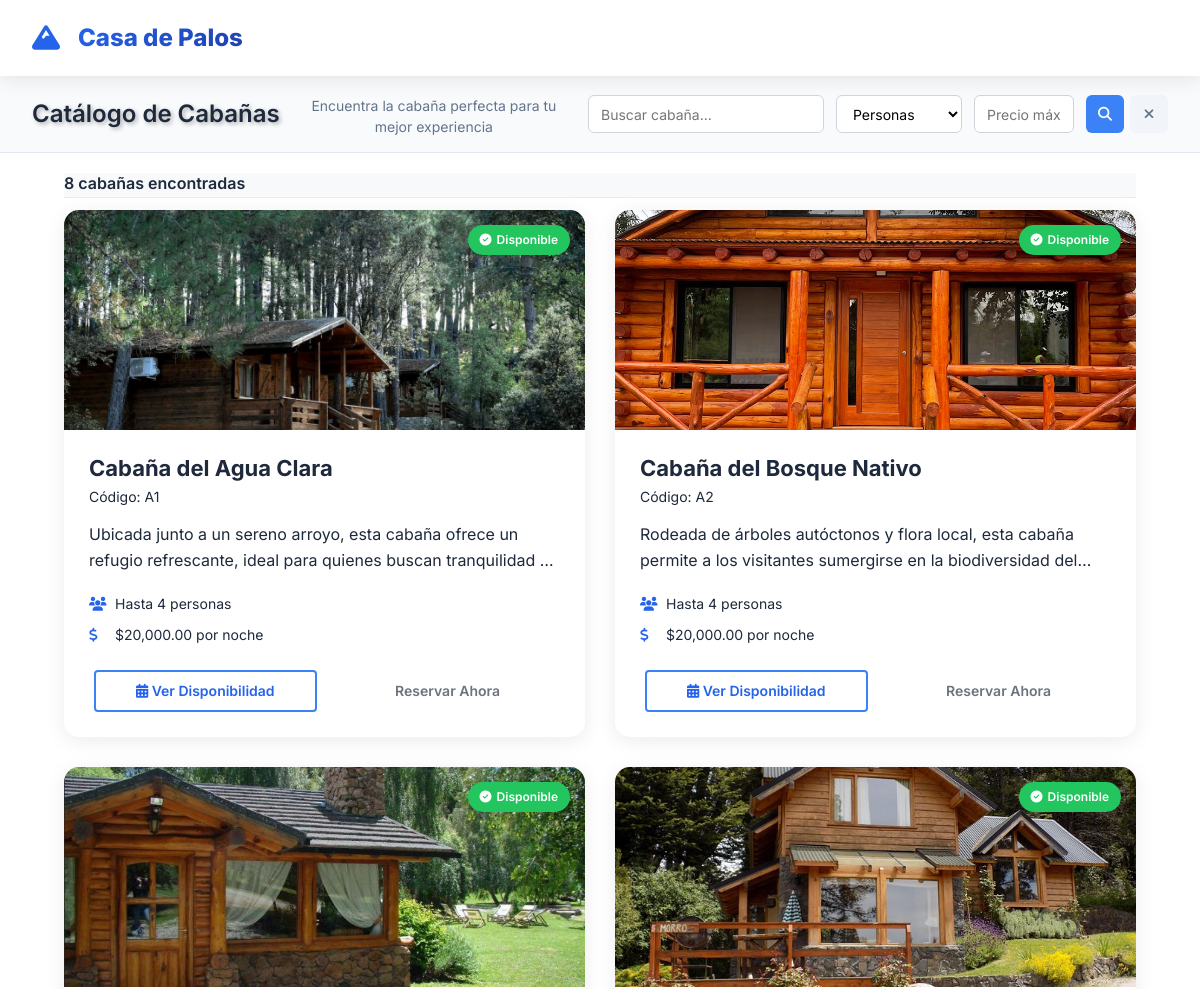
The page /catalogo (upper part) on the database as committed earlier.
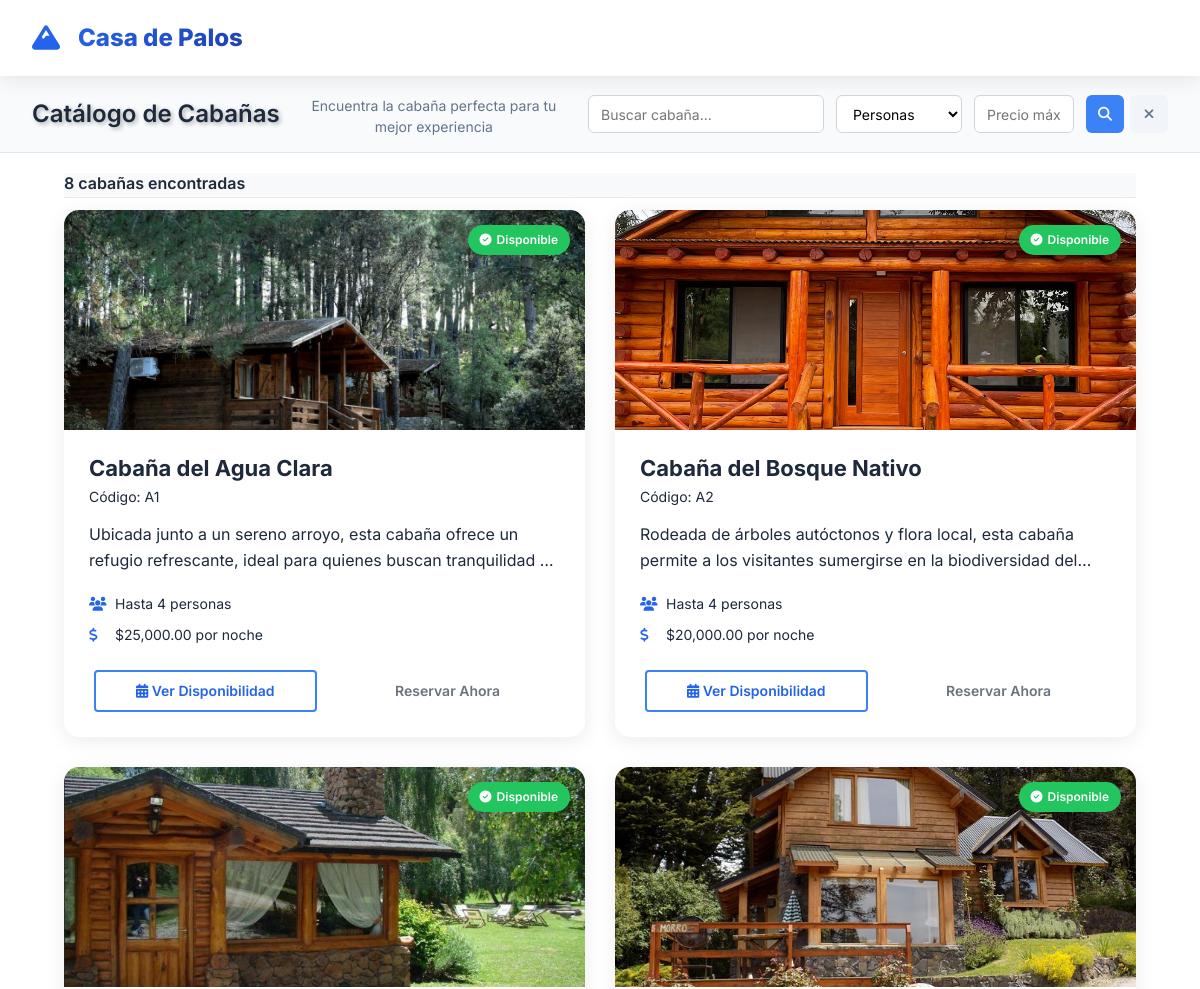
The same page on the database as committed later.
### tables this page shows
CREATE TABLE `cabania` (
  `id_cabania` int NOT NULL AUTO_INCREMENT,
  `cabania_codigo` varchar(45) NOT NULL,
  `cabania_nombre` varchar(45) NOT NULL,
  `cabania_descripcion` varchar(400) NOT NULL,
  `cabania_capacidad` int NOT NULL,
  `cabania_precio` float NOT NULL,
  `cabania_ubicacion` varchar(100) NOT NULL,
  `cabania_cantidadbanios` int NOT NULL,
  `cabania_cantidadhabitaciones` int NOT NULL,
  `cabania_foto` varchar(250) NOT NULL,
  `cabania_estado` int NOT NULL,
  PRIMARY KEY (`id_cabania`)
);

### Core/Controller.php (called while the page is built, shortened)
<?php
abstract class Controller
{
    protected $view;
    public function __construct()
    {
        $this->view = new View();
    }
    protected function render($template, $data = [], $layout = null)
    {
        return $this->view->render($template, $data, $layout);
    }
}

### Controllers/CatalogoController.php (called while the page is built, shortened)
<?php
class CatalogoController extends Controller
{
    public function index()
    {
        $cabaniaModel = new Cabania();
        $filters = [
            'capacidad' => $_GET['capacidad'] ?? '',
            'precio_max' => $_GET['precio_max'] ?? '',
            'busqueda' => $_GET['busqueda'] ?? ''
        ];
        $page = (int)($_GET['page'] ?? 1);
        $perPage = 12;
        $result = $cabaniaModel->getPaginated($page, $perPage, $filters);
        $cabanias = $result['data'];
        $pagination = [
            'current_page' => $result['current_page'],
            'total_pages' => $result['total_pages'],
            'total' => $result['total'],
            'per_page' => $result['per_page']
        ];
        $data = [
            'title' => 'Catálogo de Cabañas - Disponibilidad',
            'description' => 'Explora nuestro catálogo de cabañas y encuentra la perfecta para tu escapada. Consulta disponibilidad y precios en tiempo real.',
            'bodyClass' => 'catalog-page',
            'cabanias' => $cabanias,
            'pagination' => $pagination,
            'filters' => $filters,
            'total_results' => $pagination['total']
        ];
        return $this->render('public/catalogo/index', $data, 'public');
    }
}

### Core/Router.php (called while the page is built, shortened)
<?php
class Router
{
    protected $routes = [];
    protected function addRoute($method, $pattern, $callback)
    {
        $this->routes[] = [
            'method' => is_array($method) ? $method : [$method],
            'pattern' => $pattern,
            'callback' => $callback
        ];
    }
    public function resolve($uri, $method)
    {
        foreach ($this->routes as $route) {
            if (in_array($method, $route['method']) && $this->matchPattern($route['pattern'], $uri, $params)) {
                return $this->callAction($route['callback'], $params);
            }
        }
        return $this->notFound();
    }
    protected function matchPattern($pattern, $uri, &$params)
    {
        $pattern = preg_replace('/\{([^}]+)\}/', '([^/]+)', $pattern);
        $pattern = '#^' . $pattern . '$#';
        if (preg_match($pattern, $uri, $matches)) {
            return true;
        }
        return false;
    }
    protected function callAction($callback, $params)
    {
        if (is_string($callback)) {
            if (strpos($callback, '@') !== false) {
                list($controller, $method) = explode('@', $callback);
                return $this->callControllerMethod($controller, $method, $params);
            }
            return $this->callControllerMethod($callback, 'index', $params);
        }
        throw new \Exception("Callback no válido");
    }
    protected function callControllerMethod($controllerName, $method, $params)
    {
        $controller = new $controllerClass();
        return call_user_func_array([$controller, $method], $params);
    }
}

### index.php (called while the page is built, shortened)
<?php
require_once __DIR__ . '/Core/Autoloader.php';
try {
    $app = new Application();
    $app->run();
} catch (Exception $e) {
    echo "<!DOCTYPE html><html><head><title>Error del Sistema</title></head><body>";
    echo "<h1>Error del Sistema</h1>";
    echo "<p><strong>Mensaje:</strong> " . htmlspecialchars($e->getMessage()) . "</p>";
    echo "<p><strong>Archivo:</strong> " . htmlspecialchars($e->getFile()) . ":" . $e->getLine() . "</p>";
    echo "<pre>" . htmlspecialchars($e->getTraceAsString()) . "</pre>";
    echo "</body></html>";
} catch (Error $e) {
    echo "<!DOCTYPE html><html><head><title>Error Fatal</title></head><body>";
    echo "<h1>Error Fatal del Sistema</h1>";
    echo "<p><strong>Mensaje:</strong> " . htmlspecialchars($e->getMessage()) . "</p>";
    echo "<p><strong>Archivo:</strong> " . htmlspecialchars($e->getFile()) . ":" . $e->getLine() . "</p>";
    echo "<pre>" . htmlspecialchars($e->getTraceAsString()) . "</pre>";
    echo "</body></html>";
}
?>

### Core/Autoloader.php (called while the page is built, shortened)
<?php
class Autoloader
{
    protected static $classMaps = [
        'App\\Models\\' => __DIR__ . '/../Models/',
        'App\\Controllers\\' => __DIR__ . '/../Controllers/',
        'App\\Core\\' => __DIR__ . '/../Core/',
    ];
    public static function autoload($className)
    {
        $className = str_replace('\\', '/', $className);
        foreach (self::$classMaps as $prefix => $baseDir) {
            $prefix = str_replace('\\', '/', $prefix);
            if (strpos($className, $prefix) === 0) {
                $relativeClass = substr($className, strlen($prefix));
                $file = $baseDir . $relativeClass . '.php';
                if (file_exists($file)) {
                    return;
                }
            }
        }
    }
}

### Core/Database.php (called while the page is built, shortened)
<?php
class Database
{
    private static $instance = null;
    private $connection = null;
    public static function getInstance()
    {
        if (self::$instance === null) {
            self::$instance = new self();
        }
        return self::$instance;
    }
    private function connect()
    {
        $hostname = getenv('DB_HOST');
        $username = getenv('DB_USER');
        $password = getenv('DB_PASS');
        $schema = getenv('DB_SCHEMA');
        $this->connection = new mysqli($hostname, $username, $password, $schema);
        $this->connection->set_charset("utf8");
    }
    public function query($sql)
    {
        $result = $this->connection->query($sql);
        return $result;
    }
}

### Models/Cabania.php (called while the page is built, shortened)
<?php
class Cabania extends Model
{
    public function getPaginated($page = 1, $perPage = 10, $filters = [])
    {
        $whereConditions = ['cabania_estado = 1'];
        $whereClause = implode(' AND ', $whereConditions);
        return $this->paginate($page, $perPage, $whereClause, "cabania_nombre ASC");
    }
}

### Core/Model.php (called while the page is built, shortened)
<?php
abstract class Model
{
    protected $db;
    protected $table;
    public function __construct()
    {
        $this->db = Database::getInstance();
    }
    public function paginate($page = 1, $perPage = 10, $where = "", $orderBy = "")
    {
        $offset = ($page - 1) * $perPage;
        $countSql = "SELECT COUNT(*) as total FROM {$this->table}";
        if ($where) {
            $countSql .= " WHERE " . $where;
        }
        $countResult = $this->db->query($countSql);
        $totalRecords = $countResult->fetch_assoc()['total'];
        $sql = "SELECT * FROM {$this->table}";
        if ($where) {
            $sql .= " WHERE " . $where;
        }
        if ($orderBy) {
            $sql .= " ORDER BY " . $orderBy;
        }
        $sql .= " LIMIT $perPage OFFSET $offset";
        $result = $this->db->query($sql);
        $records = [];
        while ($row = $result->fetch_assoc()) {
            $records[] = $row;
        }
        return [
            'data' => $records,
            'total' => $totalRecords,
            'current_page' => $page,
            'per_page' => $perPage,
            'total_pages' => ceil($totalRecords / $perPage)
        ];
    }
}

### Views/public/catalogo/index.php (the view, shortened to what the rows shown need)
<div class="hero-section catalog-hero minimal-hero">
    <div class="container">
        <div class="hero-minimal-content">
            <h1 class="minimal-title">Catálogo de Cabañas</h1>
        </div>
    </div>
</div>
<section class="catalog-results">
    <div class="container">
<section class="catalog-results">
    <div class="container">
        <div class="results-header">
            <div class="results-info">
                <h2>
                    <?php if ($total_results > 0): ?>
                        <?= $total_results ?> cabaña<?= $total_results > 1 ? 's' : '' ?> encontrada<?= $total_results > 1 ? 's' : '' ?>
                    <?php else: ?>
                        No se encontraron cabañas
                    <?php endif; ?>
                </h2>
            </div>
        </div>
        <?php if (!empty($cabanias)): ?>
            <div class="cabins-grid">
                <?php foreach ($cabanias as $cabania): ?>
                    <div class="cabin-card" data-cabin-id="<?= $cabania['id_cabania'] ?>">
                        <div class="cabin-image">
                            <img src="<?= $this->asset('imagenes/cabanias/' . $cabania['imagen']) ?>"
                                 alt="<?= $this->escape($cabania['cabania_nombre']) ?>"
                                 loading="lazy">
                            <div class="cabin-status">
                                <span class="status-badge status-available">
                                    <i class="fas fa-check-circle"></i> Disponible
                                </span>
                            </div>
                        </div>
                        <div class="cabin-info">
                            <h3 class="cabin-name"><?= $this->escape($cabania['cabania_nombre']) ?></h3>
                            <p class="cabin-code">Código: <?= $this->escape($cabania['cabania_codigo']) ?></p>
                            <?php if (!empty($cabania['cabania_descripcion'])): ?>
                                <p class="cabin-description">
                                    <?= $this->escape($cabania['cabania_descripcion']) ?>
                                </p>
                            <?php endif; ?>
                            <div class="cabin-features">
                                <div class="feature">
                                    <i class="fas fa-users"></i>
                                    <span>Hasta <?= $cabania['cabania_capacidad'] ?> personas</span>
                                </div>
                                <div class="feature">
                                    <i class="fas fa-dollar-sign"></i>
                                    <span>$<?= number_format($cabania['cabania_precio'], 2) ?> por noche</span>
                                </div>
                            </div>
                            <div class="cabin-actions">
                                <button type="button"
                                        class="btn btn-outline btn-availability"
                                        data-cabin-id="<?= $cabania['id_cabania'] ?>"
                                        data-cabin-name="<?= $this->escape($cabania['cabania_nombre']) ?>"
                                        data-cabin-price="<?= $cabania['cabania_precio'] ?>">
                                    <i class="fas fa-calendar-alt"></i>
                                    Ver Disponibilidad
                                </button>
                                <button type="button"
                                        class="btn btn-primary btn-reserve"
                                        data-cabin-id="<?= $cabania['id_cabania'] ?>"
                                        disabled>
                                    Reservar Ahora
                                </button>
                            </div>
                        </div>
                    </div>
                <?php endforeach; ?>
            </div>
        <?php endif; ?>
    </div>
</section>

Rows that differ between the two databases and show on the page:
changed cabania "Cabaña del Agua Clara": cabania_precio "20,000.00" → "25,000.00"
